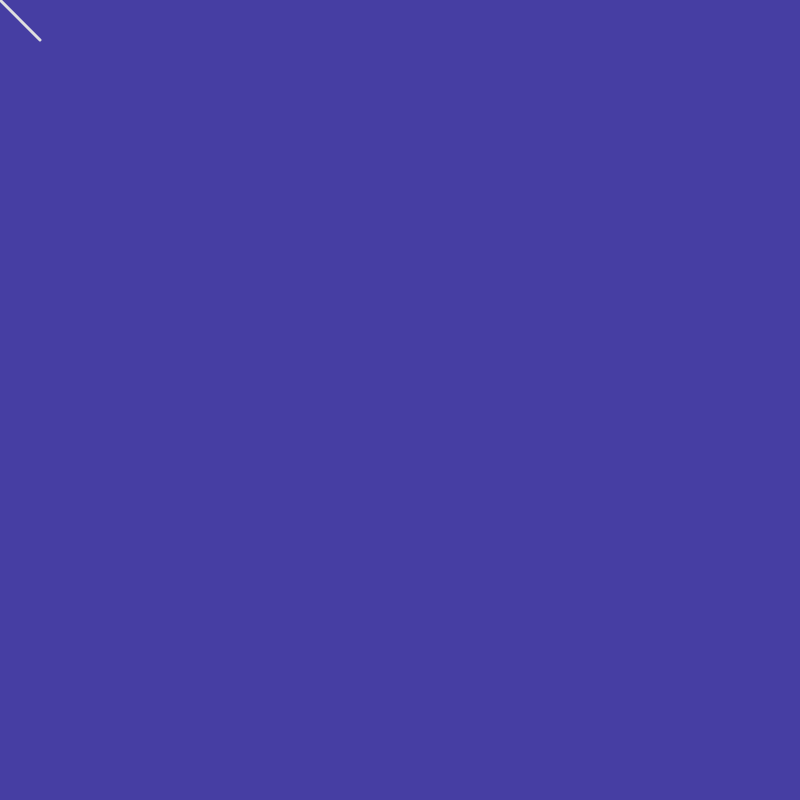
Frame 1 (no input)
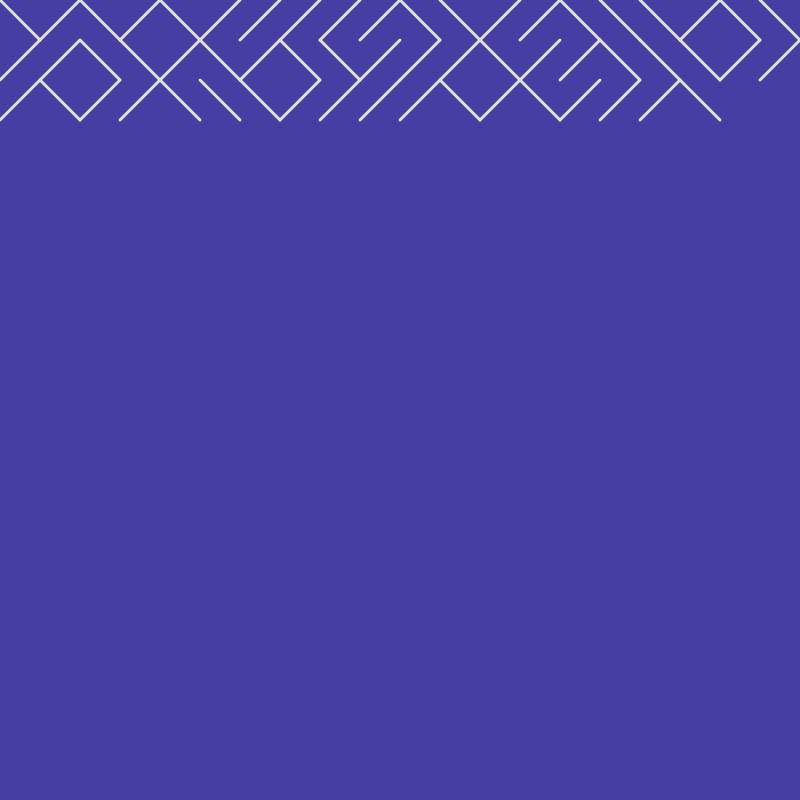
Frame 60 (no input)
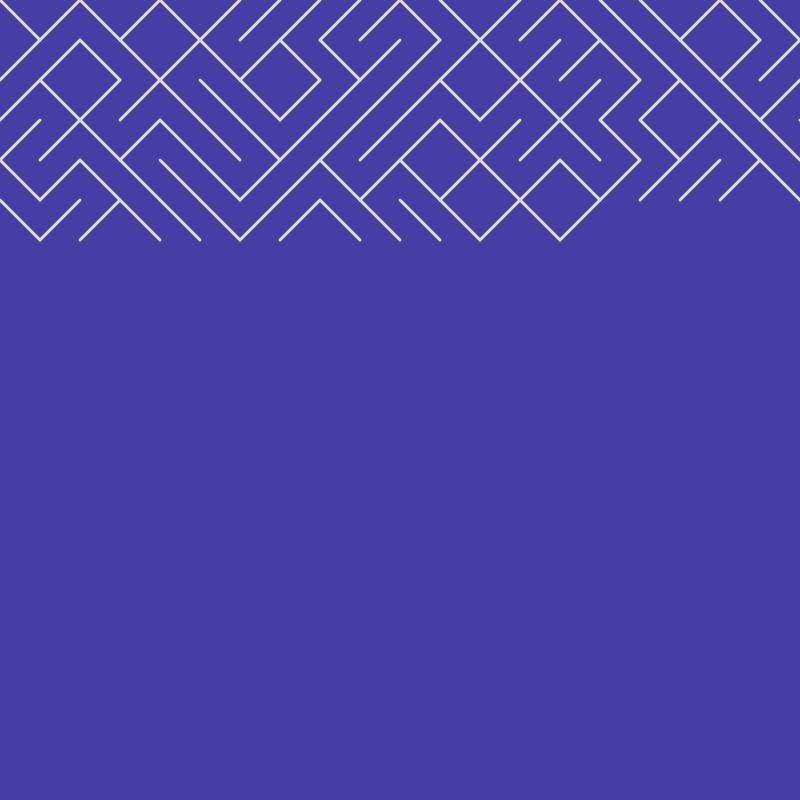
Frame 120 (the mouse pressed at the canvas centre since frame 60)

The p5.js sketch that drew these frames (run headless with seeded random() and noise() and a simulated clock; from frame 60 on, the mouse is pressed at the canvas centre):

// p5.js sketch
// ── sketch.js
// 2020 © @barsab, Daniele @Fupete and the course DSII2020 at DESIGN.unirsm 
// github.com/dsii-2020-unirsm — github.com/fupete
// Educational purposes, MIT License, 2020, San Marino

let x = 0;
let y = 0;

function setup() {
  createCanvas(800, 800);
  background('#463ea3');
  strokeWeight(3);
  stroke(224);
}

function draw() {

  if (random(1) > 0.5) {
    line(x, y, x+40, y+40);
  } 
  else {
    line(x, y+40, x+40, y);
  }

  x += 40;
  if (x > width) {
    x = 0;
    y += 40; 
  }

  if (y > height) {
    x = 0;
    y = 0;
  }
}
